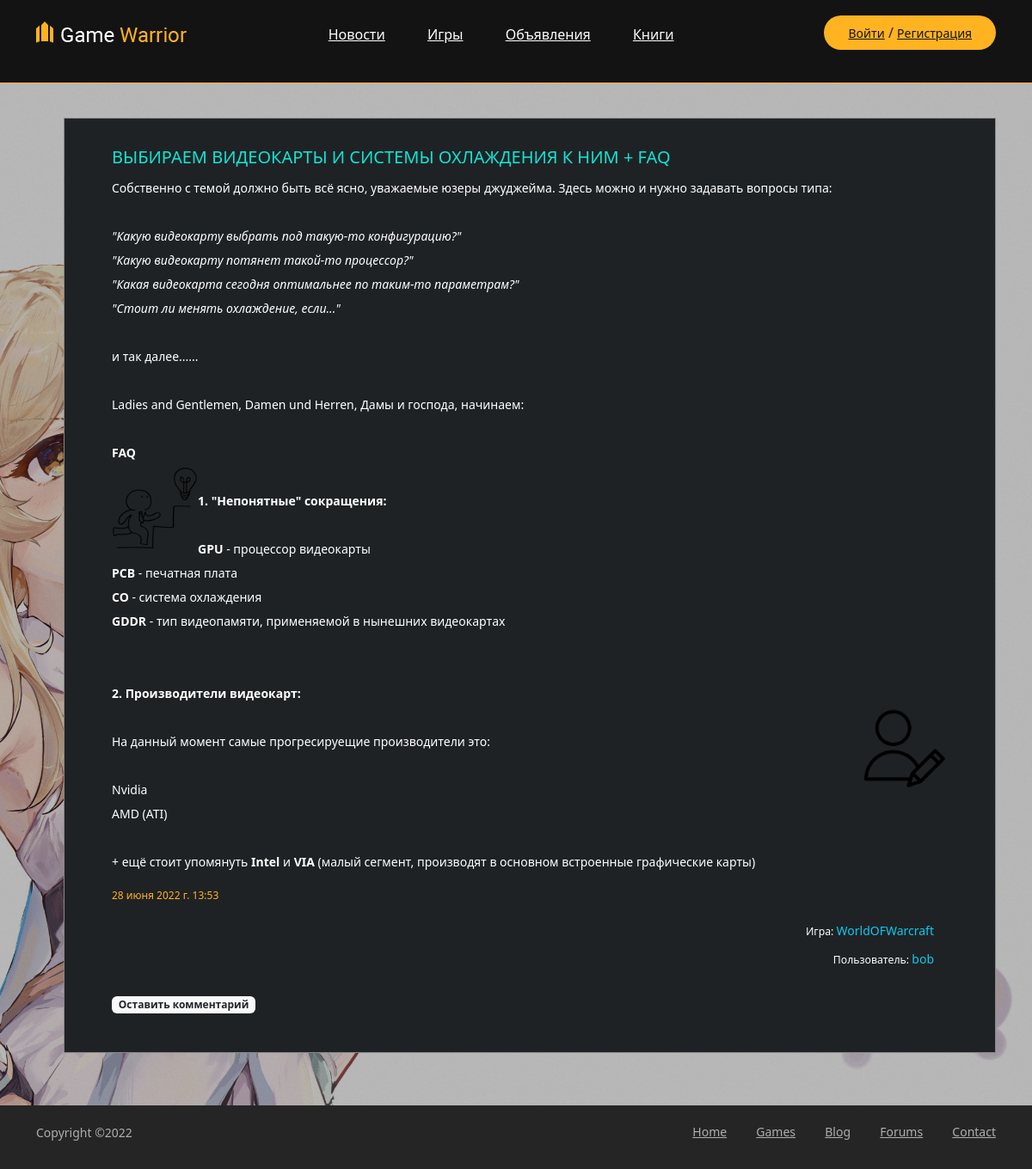
/ads/1/, run on the app's committed database.
### Ads/models.py (models this page shows, shortened)
class Ad(models.Model):
    header = models.CharField("Заголовок", max_length=225)
    content_upload = RichTextUploadingField("Текстовое поле", blank=True, null=True)
    datetime = models.DateTimeField("Дата и время", auto_now_add=True)
    user = models.ForeignKey(Users, on_delete=models.CASCADE)
    category = models.ForeignKey('Category', on_delete=models.CASCADE)
    game = models.ForeignKey('Game', on_delete=models.CASCADE)
    class Meta:
        verbose_name = 'Объявление'
        verbose_name_plural = 'Объявления'

class Game(models.Model):
    name = models.CharField("Название", max_length=225)
    def __str__(self):
        return f'{self.name}'
    class Meta:
        verbose_name = 'Игра'
        verbose_name_plural = 'Игры'

class Users(models.Model):
    user = models.OneToOneField(User, related_name='user', on_delete=models.CASCADE)
    def __str__(self):
        return f'{self.user}'
    class Meta:
        verbose_name = 'Пользователь'
        verbose_name_plural = 'Пользователи'

### Ads/views.py (the view)
# urls.py: path('ads/<int:pk>/', DetailAd.as_view(), name='ad_detail'),
class DetailAd(DetailView):
    model = Ad
    template_name = "ads/ad.html"
    context_object_name = 'ad'
    pk_url_kwarg = "pk"
    form_class = ResponseForm

### templates/ads/ad.html (shortened to what this page needs)
{%  extends 'flatpages/default.html' %}
{% load static %}
{% block content %}
<section class="page-section community-page set-bg" data-setbg="{% static 'img/picture.jpg' %}">
    <div class="community-warp spad">
        <div class="container">
            <ul class="community-post-list">
                <li>
                    <div class="community-post">
                        <div class="post-content">
                            <h5>{{ ad.header }}</h5>
                            <p>{{ ad.content_upload|safe}}</p>
                            <div class="post-date mt-3">{{ ad.datetime }}</div>
                            <p class="text-end pe-3" style="color: #0dcaf0;"><small class="text-white">Игра: </small> {{ ad.game }}</p>
                            <p class="text-end pe-3" style="color: #0dcaf0"><small class="text-white">Пользователь: </small> {{ ad.user }}</p>
                         </div>
                    <a class="badge badge-light mt-4" type="button" data-toggle="collapse" data-target="#collapseExample" aria-expanded="false" aria-controls="collapseExample">Оставить комментарий</a>
                    </div>
                </li>
            </ul>
        </div>
    </div>
</section>
{% endblock %}

### static/css/style.css (style rules this page uses)
html, body { height: 100%; font-family: 'Roboto', sans-serif; -webkit-font-smoothing: antialiased; }
h1, h2, h3, h4, h5, h6 { margin: 0; font-weight: 500; color: #131313; }
h5 { font-size: 20px; text-transform: uppercase; }
p { font-size: 14px; color: #878787; line-height: 2; }
img { max-width: 100%; }
ul, ol { padding: 0; margin: 0; }
.set-bg { background-repeat: no-repeat; background-size: cover; background-position: top center; }
.spad { padding-top: 40px; padding-bottom: 40px; }
.community-warp { max-width: 1367px; margin: 0 auto; background: rgba(0, 0, 0, 0.28); }
.community-post-list { list-style: none; }
.community-post-list li { padding: 33px 55px 45px; margin-bottom: 21px; overflow: hidden; border: 1px solid #878787; background: #1f2225; }
.community-post-list .community-post .post-content h5 { font-size: 20px; color: #12e4d2; font-weight: 400; margin-bottom: 10px; }
.community-post-list .community-post .post-content p { color: #fff; margin-bottom: 5px; }
.community-post-list .community-post .post-content .post-date { font-size: 12px; color: #ffb320; margin-bottom: 18px; }
@media (min-width: 1200px) { .container { max-width: 1176px; } }

### data on the page
Ad: header "ВЫБИРАЕМ ВИДЕОКАРТЫ И СИСТЕМЫ ОХЛАЖДЕНИЯ К НИМ + FAQ", content_upload "Собственно с темой должно быть всё ясно, уважаемые юзеры джуджейма. Здесь можно и нужно задавать вопросы типа: \"Какую видеокарту выбрать под такую-то конфигурацию?\" \"Какую видеокарту потянет такой-то процессор?\" \"Какая видеокарта сегодня оптимальнее по таким-то параметрам?\" \"Стоит ли менять охлаждение, если...\" и так далее...... Ladies and Gentlemen, Damen und Herren, Дамы и господа, начинаем: FAQ 1. \"Непонятные\" сокращения: GPU - процессор видеокарты PCB - печатная плата CO - система охлаждения GDDR - тип видеопамяти, применяемой в нынешних видеокартах 2. Производители видеокарт: На данный момент самые прогресируещие производители это: Nvidia AMD (ATI) + ещё стоит упомянуть Intel и VIA…", content_upload (picture), datetime "28 июня 2022 г. 13:53", game "WorldOFWarcraft", user "bob"
